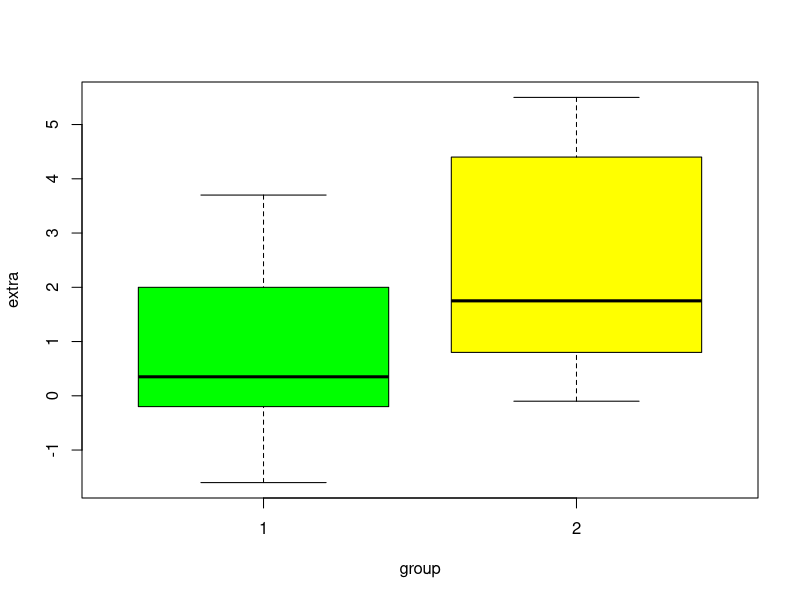

Write R code to recreate this figure. (Note: this script raises an error after producing the figure.)
## ---- chunk 1
knitr::opts_chunk$set(echo = TRUE)
## ---- chunk 2
# Clean the environment
rm(list = ls())
## ---- chunk 3
# 10 mpg data points we collected
mpg = c(24.2, 25.3, 23.8, 27.1, 28.0, 25.4, 22.7, 24.6, 25.9, 23.1)

mean(mpg)
## ---- chunk 4
# One sample t-test
t.test(mpg, alternative = "less", mu = 26)
## ---- chunk 5
str(sleep)
## ---- chunk 6
# Draw box plot
plot(extra ~ group, data = sleep, col = c("green","yellow"))
## ---- chunk 7
# Select extra sleep hours for two drug groups
extra1 <- sleep$extra[sleep$group == 1]
extra2 <- sleep$extra[sleep$group == 2]

t.test(extra1, extra2, alternative = "two.sided", mu = 0, paired = TRUE)

## ---- chunk 8
# A simpler syntax
t.test(extra1, extra2, paired = TRUE)
## ---- chunk 9
# Use formula
t.test(extra ~ group, data = sleep, paired = TRUE)
## ---- chunk 10
t.test(extra ~ group, data = sleep)
